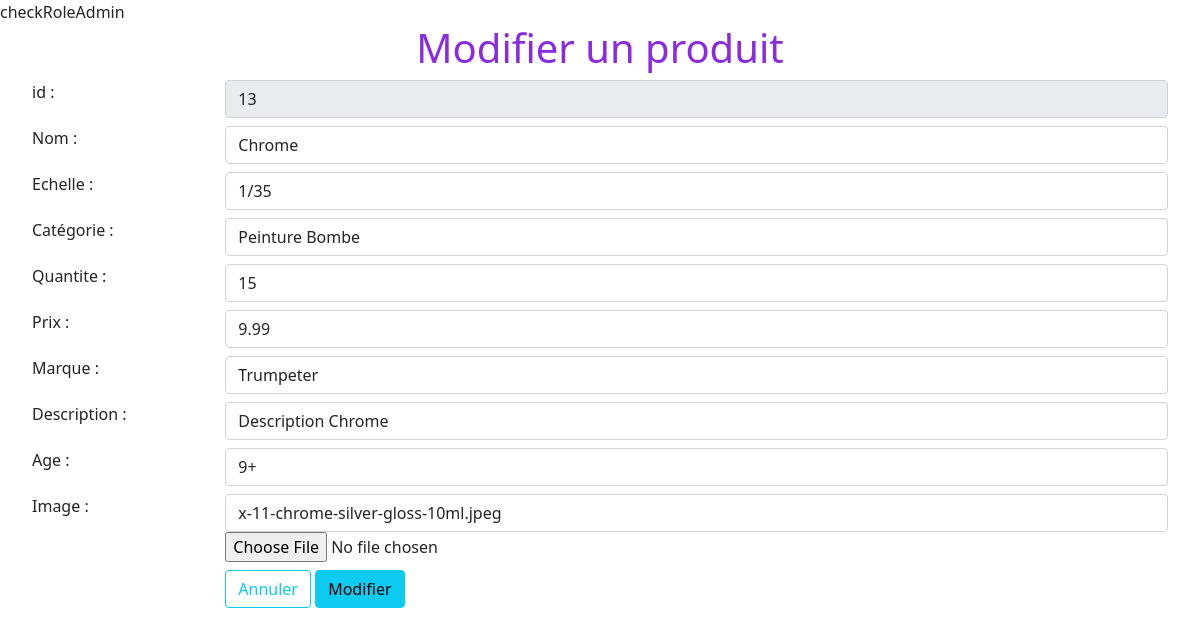
The page /pages/pages_admin/modifier_produit.php?id_produit=13 (signed in) on the database its author committed.
### tables this page shows
CREATE TABLE `produits` (
  `id_produit` int(11) NOT NULL,
  `nom_produit` varchar(255) NOT NULL,
  `echelle` varchar(10) DEFAULT NULL,
  `id_categorie` int(11) NOT NULL,
  `quantite` int(11) NOT NULL,
  `prix` decimal(8,2) NOT NULL,
  `id_marque` int(11) NOT NULL,
  `description` text NOT NULL,
  `age_recommande` varchar(4) NOT NULL,
  `reference_image` varchar(255) DEFAULT NULL
);

### Connexion/functions.php (the view, shortened to what this page needs)
<?php
function getAllBrands($mysqlClient) {
    $sql = "SELECT id_marque, nom_marque FROM marques;";
    $stmt = $mysqlClient->prepare($sql);
    $stmt->execute();
    $brands = $stmt->fetchAll(PDO::FETCH_NUM);
    return $brands;
}
function getAllCategories($mysqlClient) {
    $sql = "SELECT id_categorie, nom_categorie FROM categories;";
    $stmt = $mysqlClient->prepare($sql);
    $stmt->execute();
    $categories = $stmt->fetchAll(PDO::FETCH_NUM);
    return $categories;
}
function selectorFromContent($content, $selected) {
    $html_selector="";
    foreach ($content as $value) {
        if ($value[1] == $selected) {
            $html_selector .= "<option value=\"$value[0]\" selected>$value[1]</option>";
        } else $html_selector .= "<option value=\"$value[0]\">$value[1]</option>";
    }
    return $html_selector;
}

### pages/pages_admin/modifier_produit.php (shortened to what this page needs)
<?php
require_once(__DIR__ . '/../../Connexion/connexionBDD.php');
require_once(__DIR__ . '/../../Connexion/functions.php');
$status_image = "";
if (isset($_POST["id"])) {
    if (isset($_FILES['ficphoto']) && ($_FILES["ficphoto"]["error"] == UPLOAD_ERR_OK)) {
        $image_type = explode('/', $_FILES["ficphoto"]["type"])[1];
        $uploaded_file_name = $_POST['image'] . "." . $image_type;
        $destination_path = DIR_IMG_PRODUIT . $uploaded_file_name;
        var_dump(DIR_IMG_PRODUIT);
        var_dump($destination_path);
        if (file_exists($destination_path)) {
            $status_image = "L'image existe déjà dans les assets";
        } else {
            (move_uploaded_file($_FILES["ficphoto"]['tmp_name'], $destination_path)) ;
            $status_image = "L'image a bien été enregistrée";
        }
    }
    $sql = "UPDATE produits SET nom_produit = :nom, echelle = :echelle, id_categorie= :categorie,
            quantite = :quantite, prix = :prix, id_marque = :marque, description = :description,
            age_recommande = :age_recommande, reference_image = :reference_image
            WHERE id_produit = :id ;";
        $stmt = $mysqlClient->prepare($sql);
        $stmt->bindValue(':id', $_POST["id"]);
        $stmt->bindValue(':nom', $_POST['nom']);
        $stmt->bindValue(':echelle', $_POST['echelle']);
        $stmt->bindValue(':categorie', $_POST['categorie']);
        $stmt->bindValue(':quantite', $_POST['quantite']);
        $stmt->bindValue(':prix', $_POST['prix']);
        $stmt->bindValue(':marque', $_POST['marque']);
        $stmt->bindValue(':description', $_POST['description']);
        $stmt->bindValue(':age_recommande', $_POST['age_recommande']);
        $stmt->bindValue(':reference_image', $_POST['image']);
        $stmt->execute();
        $query_result[] = $_POST;
        $message = "Modification effectuée avec succès du produit : {$_POST['id']} - {$_POST['nom']} <br/>
        {$status_image}" ;
        $hasBeenModified = true ;
        $back_button = "Revenir";
} else {
    $id = $_GET["id_produit"];
    $sql = "SELECT p.id_produit as id, p.nom_produit as nom, p.echelle, c.nom_categorie as categorie, p.quantite, p.prix, m.nom_marque as marque,
    p.description, p.age_recommande, p.reference_image as image
    FROM produits as p INNER JOIN categories as c ON p.id_categorie = c.id_categorie
    INNER JOIN marques as m ON p.id_marque = m.id_marque
    WHERE p.id_produit = :id";
    $stmt = $mysqlClient->prepare($sql);
    $stmt->bindValue(":id", $id);
    $stmt->execute();
    $query_result = $stmt->fetchAll(PDO::FETCH_ASSOC);
    $back_button = "Annuler";
}
?>
<!DOCTYPE html>
<html lang="fr">
    <head>
        <link href="../css/styles/bootstrap.min.css" rel="stylesheet" type="text/css">
        <link href="../css/styles/geo.css" rel="stylesheet" type="text/css">
    </head>
    <body>
        <div class="jumbotron text-center">
            <h1>Modifier un produit</h1>
        </div>
        <div class="container-fluid">
                <form action="modifier_produit.php" method="post" enctype="multipart/form-data">
                    <?php foreach ($query_result as $value): ?>
                    <div class="row m-2">
                        <div class="col-sm-2">
                            <label class="form-label">id :</label>
                        </div>
                        <div class="col-sm-10">
                            <input type="text" class="form-control" name="id" value="<?= $value['id'] ?>" readonly>
                        </div>
                    </div>
                    <div class="row m-2">
                        <div class="col-sm-2">
                            <label for="nom" class="form-label">Nom :</label>
                        </div>
                        <div class="col-sm-10">
                            <input type="text" class="form-control" id="nom" name="nom" value="<?= $value["nom"] ?>">
                        </div>
                    </div>
                    <div class="row m-2">
                        <div class="col-sm-2">
                            <label for="echelle" class="form-label">Echelle :</label>
                        </div>
                        <div class="col-sm-10">
                            <input type="text" class="form-control" id="echelle" name="echelle" value="<?= $value["echelle"] ?>">
                        </div>
                    </div>
                    <div class="row m-2">
                        <div class="col-sm-2">
                            <label for="categorie" class="form-label">Catégorie :</label>
                        </div>
                        <div class="col-sm-10">
                            <select name="categorie" id="categorie" class="form-control">
                                <?php
                                    $categories = getAllCategories($mysqlClient);
                                    echo selectorFromContent($categories, $value["categorie"]);
                                    ?>
                            </select>
                        </div>
                    </div>
                    <div class="row m-2">
                        <div class="col-sm-2">
                            <label for="quantite" class="form-label">Quantite :</label>
                        </div>
                        <div class="col-sm-10">
                            <input type="number" class="form-control" id="quantite" name="quantite" value="<?= $value["quantite"] ?>" required>
                        </div>
                    </div>
                    <div class="row m-2">
                        <div class="col-sm-2">
                            <label for="prix" class="form-label">Prix :</label>
                        </div>
                        <div class="col-sm-10">
                            <input type="number" class="form-control" id="prix" name="prix" value="<?= $value["prix"] ?>" step="0.01" required>
                        </div>
                    </div>                    <div class="row m-2">
                        <div class="col-sm-2">
                            <label for="Marque" class="form-label">Marque :</label>
                        </div>
                        <div class="col-sm-10">
                            <select name="marque" id="Marque" class="form-control">
                                <?php
                                    $brands = getAllBrands($mysqlClient);
                                    echo selectorFromContent($brands, $value["marque"]);
                                ?>
                            </select>
                        </div>
                    </div>
                    <div class="row m-2">
                        <div class="col-sm-2">
                            <label for="description" class="form-label">Description :</label>
                        </div>
                        <div class="col-sm-10">
                            <input type="textarea" class="form-control" id="description" name="description" value="<?= $value["description"] ?>" required>
                        </div>
                    </div>                    <div class="row m-2">
                        <div class="col-sm-2">
                            <label for="age_recommande" class="form-label">Age :</label>
                        </div>
                        <div class="col-sm-10">
                            <input type="text" class="form-control" id="age_recommande" name="age_recommande" value="<?= $value["age_recommande"] ?>" required>
                        </div>
                    </div>                    <div class="row m-2">
                        <div class="col-sm-2">
                            <label for="image" class="form-label">Image :</label>
                        </div>
                        <div class="col-sm-10">
                            <input type="text" class="form-control" id="image" name="image" value="<?= $value["image"] ?>" >
                            <input type="file" name="ficphoto" id="photo" accept="image/jpg, image/jpeg, image/png" >
                        </div>
                    </div>
                    <?php endforeach; ?>
                    <div class="row m-2">
                        <div class="col-sm-2">
                        </div>
                        <div class="col-sm-10">
                            <a href="./produits_admin.php" class="btn btn-outline-info"><?=$back_button?></a>
                            <button type="submit" class="btn btn-info">Modifier</button>
                        </div>
                    </div>
                </form>
        </div>
    </body>
</html>

### css/styles/geo.css (style rules this page uses)
h1 { color: blueviolet; }
.jumbotron { margin-bottom:0; }

### rows shown on the page
produits: id "13", nom "Chrome", echelle "1/35", quantite "15", prix "9.99", description "Description Chrome", age_recommande "9+", image "x-11-chrome-silver-gloss-10ml.jpeg"

### other values the page prints
$back_button "Annuler"
form field categorie "Peinture Bombe"
form field marque "Trumpeter"
